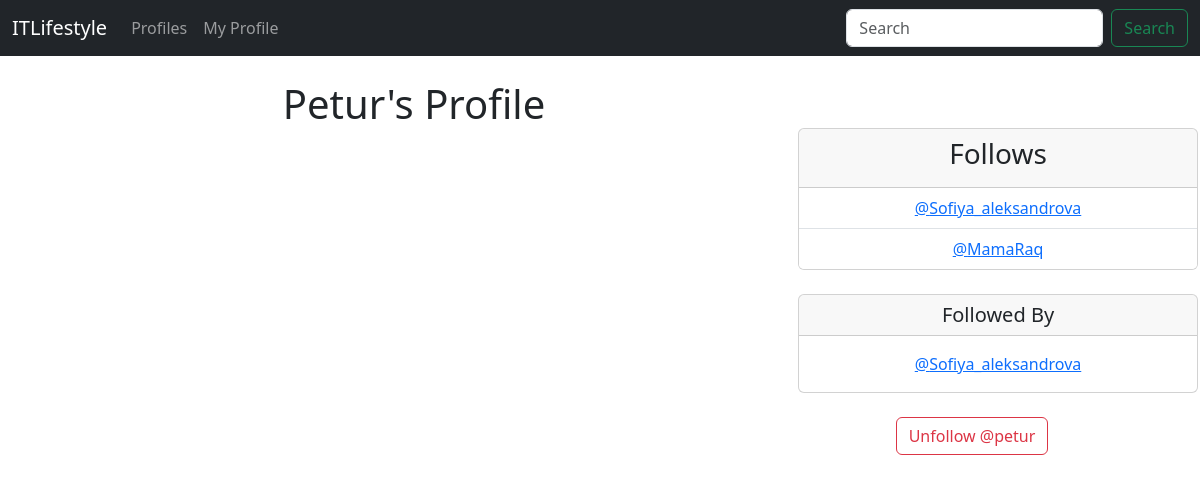
The page /profile/1 (signed in) on the database as committed earlier.
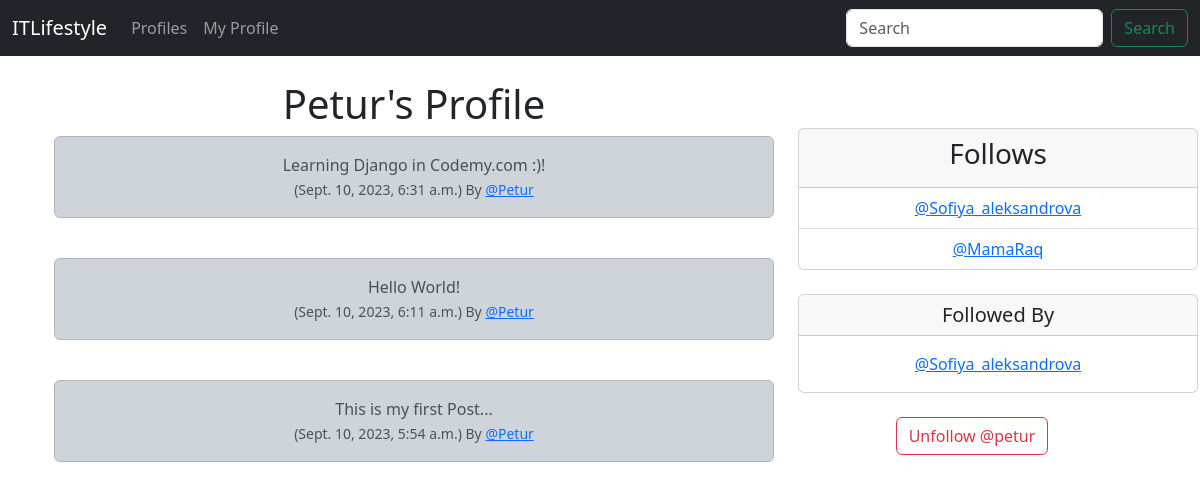
The same page on the database as committed later.
### itlifestyle/models.py (models this page shows, shortened)
class Profile(models.Model):
    user = models.OneToOneField(User, on_delete=models.CASCADE)
    follows = models.ManyToManyField('self',
                                     related_name='followed_by',
                                     symmetrical=False,
                                     blank=True,
                                     )
    date_modified = models.DateTimeField(User, auto_now=True)
    def __str__(self):
        return self.user.username

class UserPost(models.Model):
    user = models.ForeignKey(
        User,
        related_name='post',
        on_delete=models.DO_NOTHING
    )
    body = models.CharField(max_length=200)
    created_at = models.DateTimeField(auto_now_add=True)

### itlifestyle/views.py (the view, shortened to what this page needs)
# urls.py: path('profile/<int:pk>', views.profile, name='profile'),
def profile(request, pk):
    if request.user.is_authenticated:
        user_profile = Profile.objects.get(user_id=pk)
        posts = UserPost.objects.filter(user_id=pk).order_by('-created_at')
        return render(request, 'profile.html', {'user_profile': user_profile, 'posts': posts})
    else:
        messages.success(request, 'You Must Be Logged In To View This Page!')
        return redirect('home')

### itlifestyle/templates/profile.html (shortened to what this page needs)
{% extends 'base.html' %}
{% block content %}
{% if user_profile %}
<div class="container text-center">
    <div class="row">
        <div class="col-8">
            <h1>{{ user_profile.user.username }}'s Profile</h1>
            {% for post in posts %}
            <div class="alert alert-dark" role="alert">
                {{ post.body }}<br/>
                <small class="text-muted">
                    ({{ post.created_at }}) By
                    <a href="{% url 'profile' post.user.id %}">@{{ post.user.username }}</a>
                </small>
            </div>
            <br/>
            {% endfor %}
        </div>
        <br/>
        <div class="col-4">
            <br/><br/>
            <div class="card" style="width: 25rem;">
                <div class="card-header">
                    <h3>
                        Follows
                    </h3>
                </div>
                <ul class="list-group list-group-flush">
                    {% for following in user_profile.follows.all %}
                    {% if following != user_profile %}
                    <li class="list-group-item"><a href="{% url 'profile' following.user.id %}">@{{ following }}</a>
                    </li>
                    {% endif %}
                    {% endfor %}
                </ul>
            </div>
            <br/>
            <div class="card" style="width: 25rem;">
                <h5 class="card-header">Followed By</h5>
                <div class="card-body">
                    <p class="card-text">
                        {% for following in user_profile.followed_by.all %}
                        {% if following != user_profile %}
                        <a href="{% url 'profile' following.user.id %}">@{{ following }}</a>
                        <br/>
                        {% endif %}
                        {% endfor %}
                    </p>
                </div>
            </div>
            <br/>
            <form method=POST>
                {% if user_profile in user.profile.follows.all %}
                <button class="btn btn-outline-danger" name="follow" value="unfollow" type="submit">
                    Unfollow @{{ user_profile.user.username|lower }}
                </button>
                {% else %}
                <button class="btn btn-outline-success" name="follow" value="follow" type="submit">
                    Follow @{{ user_profile.user.username|lower }}
                </button>
                {% endif %}
            </form>
            <br/>
        </div>
    </div>
</div>
{% endif %}
{% endblock %}

Rows that differ between the two databases and show on the page:
added UserPost: body "Learning Django in Codemy.com :)!", created_at "Sept. 10, 2023, 6:31 a.m.", user.username "Petur"
added UserPost: body "Hello World!", created_at "Sept. 10, 2023, 6:11 a.m.", user.username "Petur"
added UserPost: body "This is my first Post...", created_at "Sept. 10, 2023, 5:54 a.m.", user.username "Petur"
